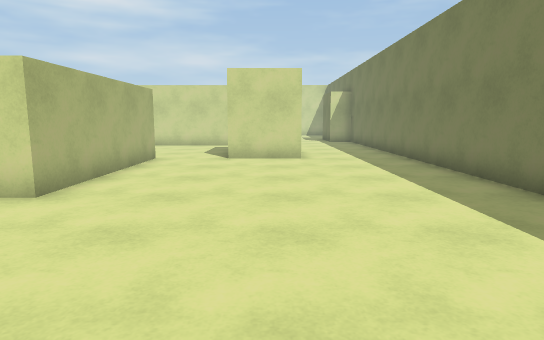
View 1 (above)

17 first-person views from a walk through a Unity game level. The camera is 1.3 m above the floor, tilts 8° down and sees 75° across. The floor is counted in squares, 1 m on a side. Each view is taken from the middle of a square. On the plan, view 1 faces up. The plan holds only what a view shows up to about 15 squares ahead; the rest is blank. The place goes on beyond the plan.

View 2
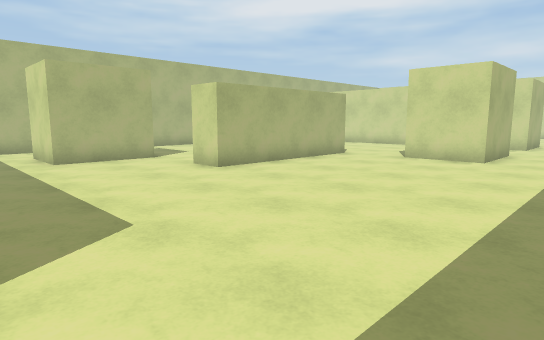

View 3
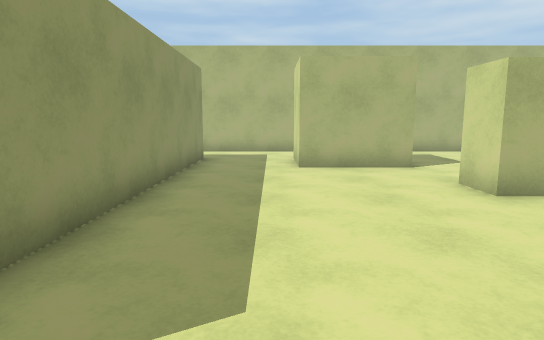

View 4
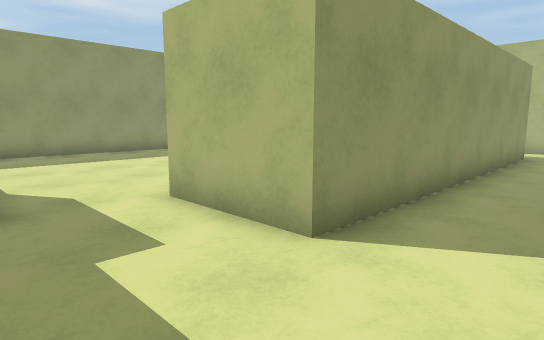

View 5
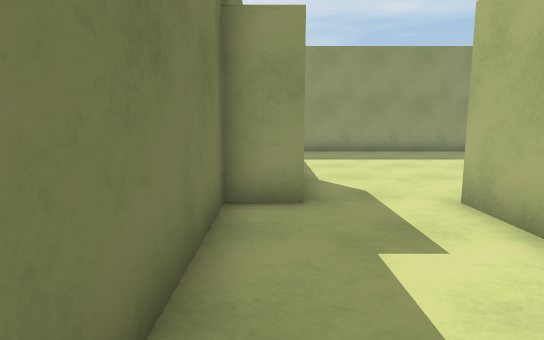

View 6
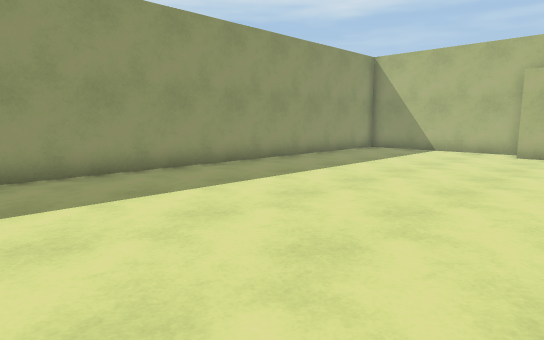

View 7
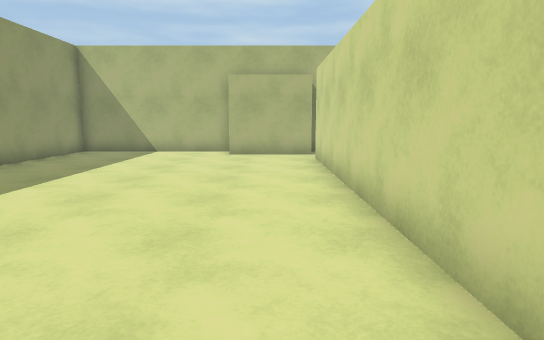

View 8
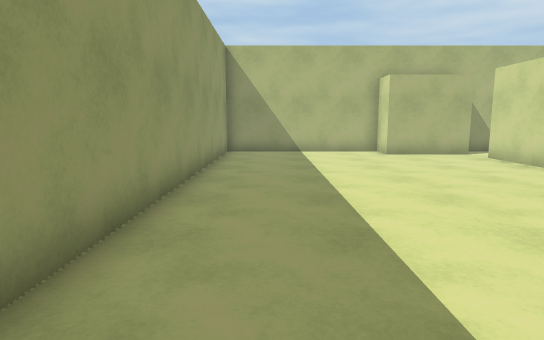

View 9
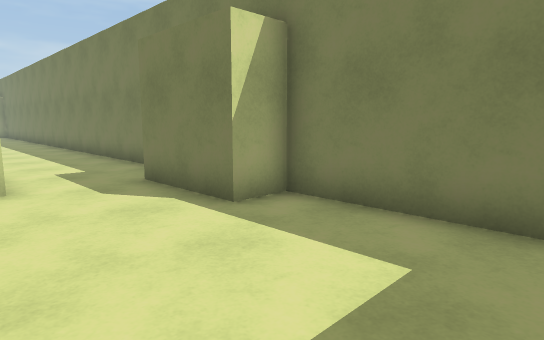

View 10
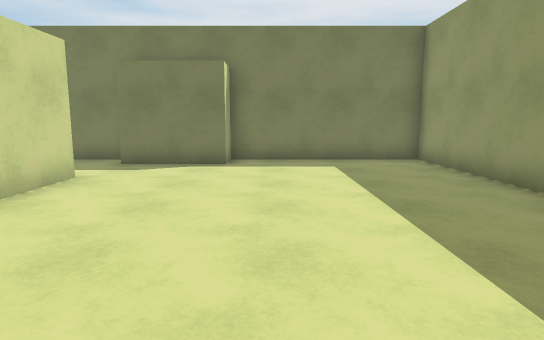

View 11
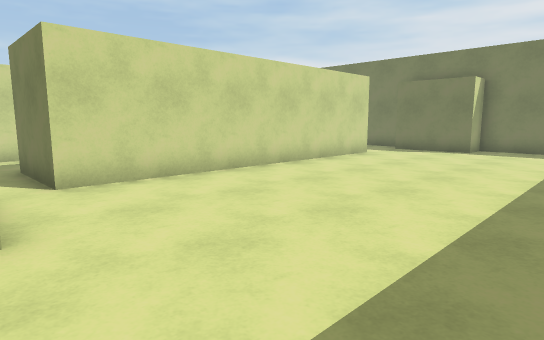

View 12
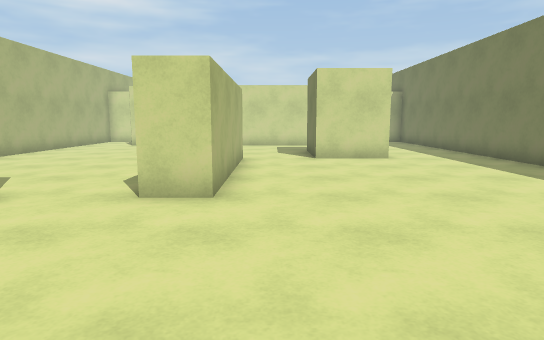

View 13
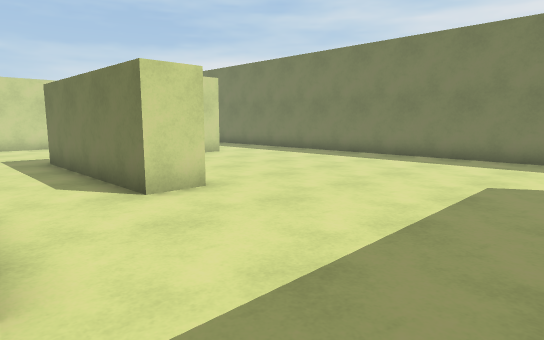

View 14
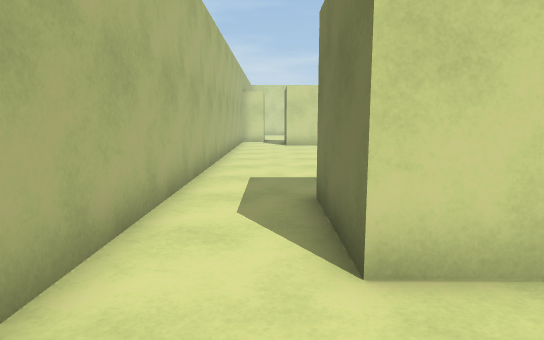

View 15
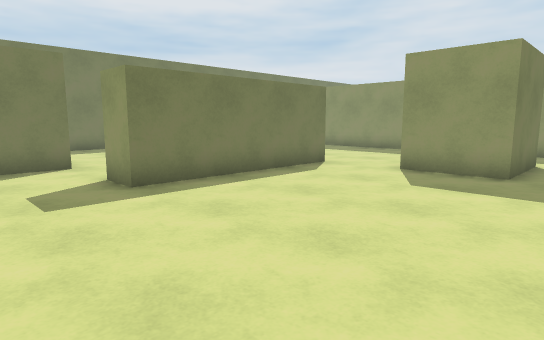

View 16
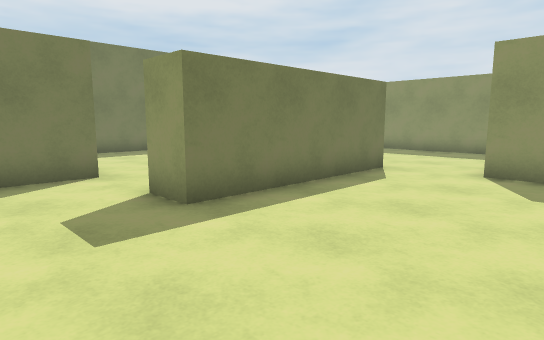

View 17
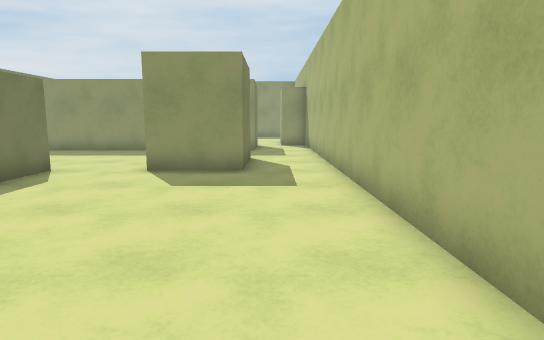

### Floor plan
Points are (right, up) in squares from view 1. A wall is a line through its corners. A room is listed if a view was taken in it or the views show most of it. See-through windows are left out.
Room 1 (views 1, 2, 3, 4, 5, 6, 12, 13, 14)
walls: (-7.7, 5.9) (-7.7, 2.7) (-10.2, 2.7); (-4, 12.1) (-4, 5.9) (-5.3, 5.9); (3.5, -4.5) (3.5, -3.5) (4.8, -3.5) (4.8, 15.2); (1, 15.2) (1, 12.1) (-1.5, 12.1); (-10.2, -3.5) (-10.2, -0.4) (1, -0.4) (1, -3.5); (-12.8, 1.6) (-12.8, -3.4); (-11.5, -3.4) (-11.5, -4.4)
ways out: opening at (-11, -4) to room 2; opening at (2.5, -3.5) to room 2; opening at (-11.5, 2.5) to room 3; opening at (-6.5, 6) to room 3; opening at (-2.5, 12) to room 3
Room 2 (views 7, 8, 9, 10, 11)
walls: (1, -3.5) (-10.2, -3.5); (-11.5, -4.4) (-11.5, -6.6) (-12.8, -6.6) (-12.8, -12.9) (4.8, -12.9) (4.8, -6.6) (3.5, -6.6) (3.5, -4.5)
ways out: opening at (-11, -4) to room 1; opening at (2.5, -3.5) to room 1
Room 3 (views 15, 16, 17)
walls: (-5.3, 5.9) (-5.3, 12.1) (-4, 12.1); (-12.8, 15.2) (-12.8, 1.6); (-1.5, 12.1) (-1.5, 15); (-10.2, 2.7) (-10.2, 5.9) (-7.7, 5.9)
ways out: opening at (-11.5, 2.5) to room 1; opening at (-6.5, 6) to room 1; opening at (-2.5, 12) to room 1

Positions as (right, up) in squares from view 1, and headings:
1: (0, 0), facing up
2: (4, 0), facing up-left
3: (2, 2), facing left
4: (4, 2), facing down-left
5: (4, 2), facing down
6: (3, -4), facing down-left
7: (2, -5), facing left
8: (2, -11), facing left
9: (0, -11), facing up-right
10: (-7, -8), facing right
11: (-12, -11), facing up-right
12: (-3, 0), facing up
13: (-8, 0), facing up-right
14: (-11, 0), facing up
15: (-12, 15), facing down-right
16: (-10, 15), facing down-right
17: (-11, 15), facing down
